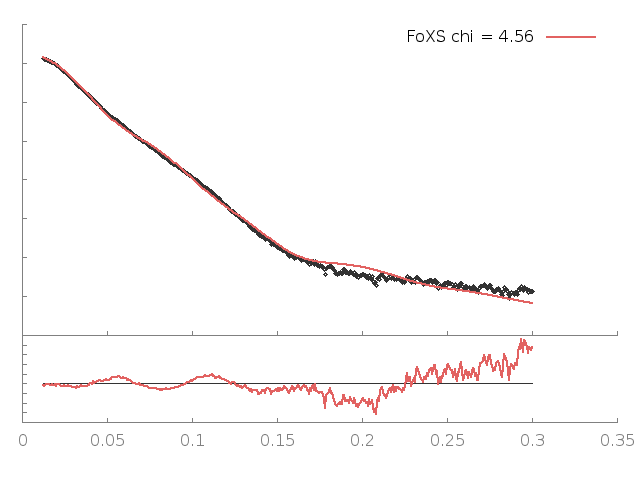

gnuplot code for this plot:
set terminal png enhanced; set output "23910.B99990074_MSE_23910_merged3.png";
set lmargin 2; set rmargin 2;set multiplot
set origin 0,0;set size 1,0.3; set tmargin 0; set bmargin 3;set ylabel '';set format y '';set xtics nomirror;set ytics nomirror; set border 3
set style line 11 lc rgb '#808080' lt 1;set border 3 back ls 11;f(x)=1
plot f(x) notitle lc rgb '#333333', '23910.B99990074_MSE_23910_merged3.dat' u 1:($2/$3) notitle w lines lw 2.5 lc rgb '#e26261'
set origin 0,0.3;set size 1,0.69; set bmargin 0; set tmargin 1;set xlabel ''; set format x ''; set ylabel '';
plot '23910.B99990074_MSE_23910_merged3.dat' u 1:2 thru log(y) notitle lc rgb '#333333' pt 6 ps 0.8, '23910.B99990074_MSE_23910_merged3.dat' u 1:3 thru log(y) t 'FoXS chi = 4.56' w lines lw 2.5 lc rgb '#e26261'
unset multiplot
reset
